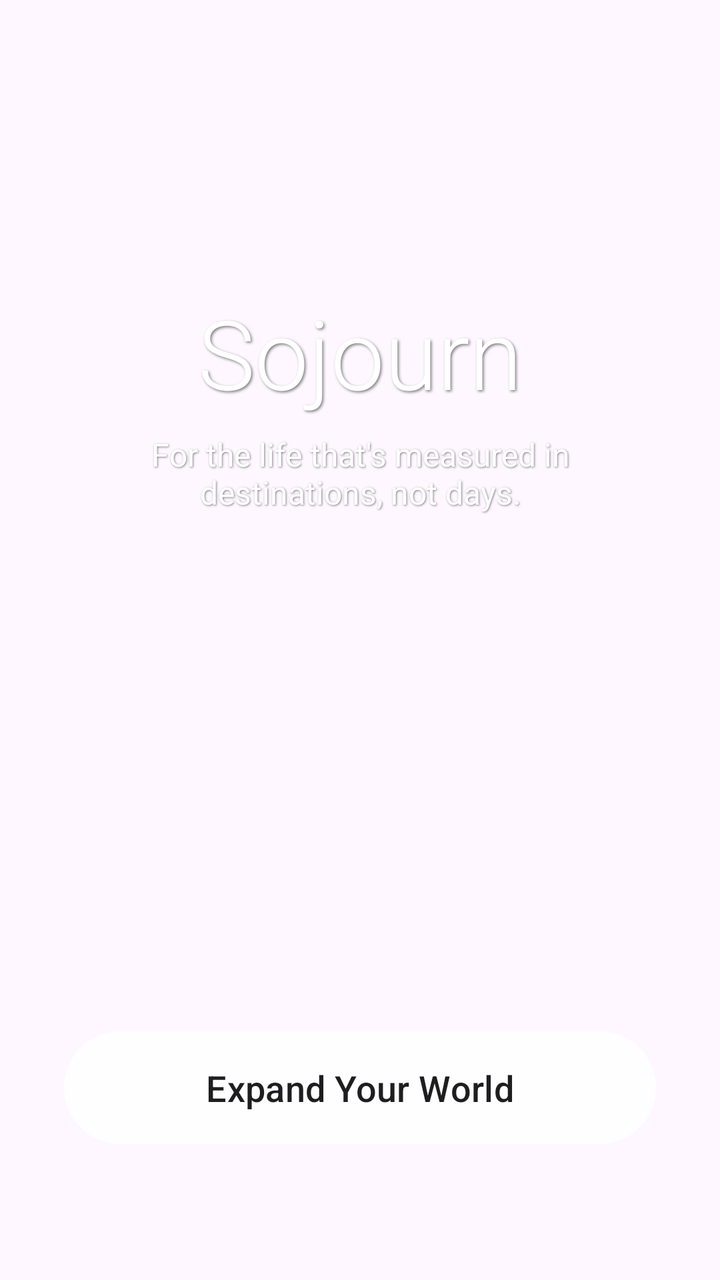
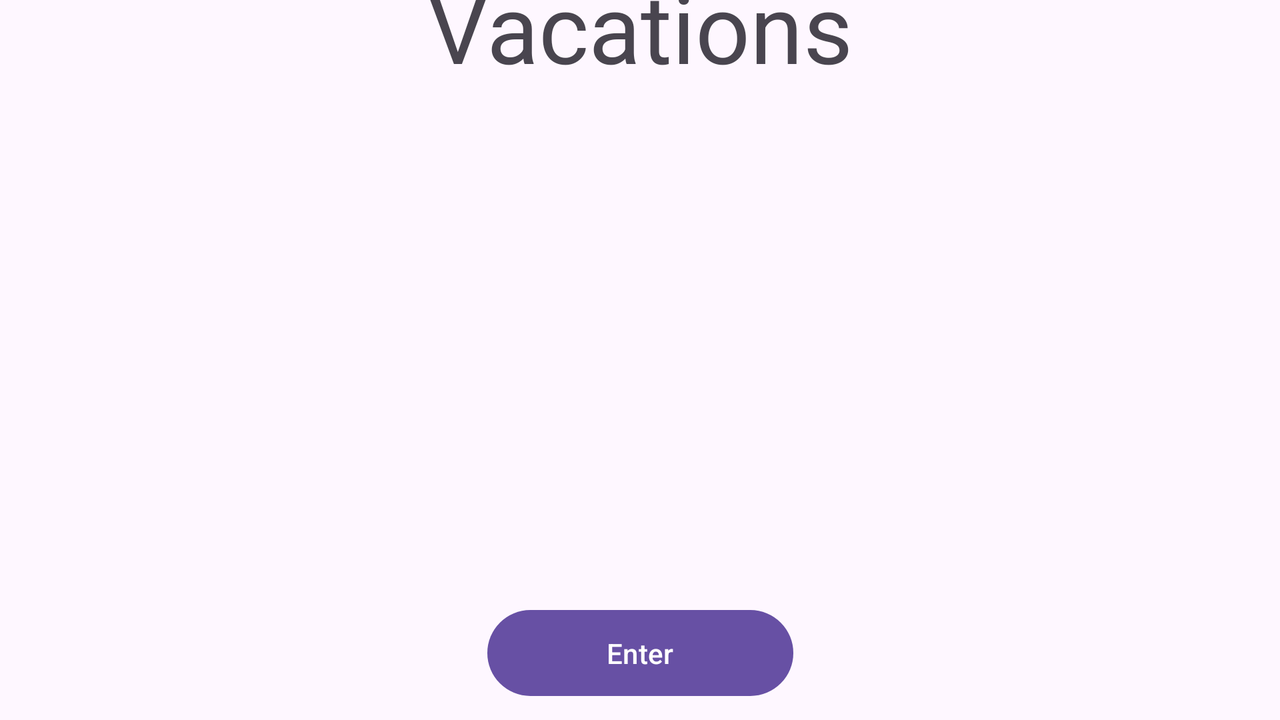

The same Android screen from two of the app's own layout files: first res/layout/ as a phone draws it, then the repository's variant for another configuration, drawn on a device whose configuration selects that folder. Both files follow.
<!-- AndroidManifest.xml: application theme Theme.D308VacationPlanner -->
<!-- res/layout/activity_main.xml -->
<?xml version="1.0" encoding="utf-8"?>
<androidx.constraintlayout.widget.ConstraintLayout xmlns:android="http://schemas.android.com/apk/res/android"
    xmlns:app="http://schemas.android.com/apk/res-auto"
    xmlns:tools="http://schemas.android.com/tools"
    android:id="@+id/main_layout"
    android:layout_width="match_parent"
    android:layout_height="match_parent"
    android:background="@drawable/sojourn_enter_background"
    tools:context=".UI.MainActivity">

    <TextView
        android:id="@+id/titleTextView"
        android:layout_width="wrap_content"
        android:layout_height="wrap_content"
        android:fontFamily="sans-serif-light"
        android:shadowColor="#80000000"
        android:shadowDx="2"
        android:shadowDy="2"
        android:shadowRadius="3"
        android:text="Sojourn"
        android:textColor="@android:color/white"
        android:textSize="48sp"
        app:layout_constraintBottom_toBottomOf="parent"
        app:layout_constraintEnd_toEndOf="parent"
        app:layout_constraintStart_toStartOf="parent"
        app:layout_constraintTop_toTopOf="parent"
        app:layout_constraintVertical_bias="0.25" />

    <TextView
        android:id="@+id/phraseTextView"
        android:layout_width="0dp"
        android:layout_height="wrap_content"
        android:layout_marginStart="48dp"
        android:layout_marginTop="8dp"
        android:layout_marginEnd="48dp"
        android:shadowColor="#80000000"
        android:shadowDx="1"
        android:shadowDy="1"
        android:shadowRadius="2"
        android:text="For the life that's measured in destinations, not days."
        android:textAlignment="center"
        android:textColor="@android:color/white"
        android:textSize="16sp"
        app:layout_constraintEnd_toEndOf="parent"
        app:layout_constraintStart_toStartOf="parent"
        app:layout_constraintTop_toBottomOf="@+id/titleTextView" />

    <Button
        android:id="@+id/enter_button"
        android:layout_width="0dp"
        android:layout_height="wrap_content"
        android:layout_marginStart="32dp"
        android:layout_marginEnd="32dp"
        android:layout_marginBottom="64dp"
        android:backgroundTint="#80FFFFFF"
        android:paddingTop="16dp"
        android:paddingBottom="16dp"
        android:text="Expand Your World"
        android:textColor="#1E1E1E"
        android:textSize="18sp"
        app:layout_constraintBottom_toBottomOf="parent"
        app:layout_constraintEnd_toEndOf="parent"
        app:layout_constraintStart_toStartOf="parent" />

</androidx.constraintlayout.widget.ConstraintLayout>
<!-- resources referenced by this layout -->
<resources>
  <style name="Theme.D308VacationPlanner" parent="Base.Theme.D308VacationPlanner" />
  <style name="Base.Theme.D308VacationPlanner" parent="Theme.Material3.DayNight">
          
          
      </style>
</resources>
<!-- res/layout-land/activity_main.xml (the repository's variant of the layout above) -->
<!-- drawn on the phone turned sideways -->
<?xml version="1.0" encoding="utf-8"?>
<androidx.constraintlayout.widget.ConstraintLayout xmlns:android="http://schemas.android.com/apk/res/android"
    xmlns:app="http://schemas.android.com/apk/res-auto"
    xmlns:tools="http://schemas.android.com/tools"
    android:id="@+id/main"
    android:layout_width="match_parent"
    android:layout_height="match_parent"
    tools:context=".UI.MainActivity">

    <include
        android:id="@+id/my_toolbar"
        layout="@layout/toolbar_layout"
        app:layout_constraintTop_toTopOf="parent"
        app:layout_constraintStart_toStartOf="parent"
        app:layout_constraintEnd_toEndOf="parent" />


    <TextView
        android:id="@+id/textView"
        android:layout_width="wrap_content"
        android:layout_height="wrap_content"
        android:layout_marginTop="24dp"
        android:layout_marginBottom="32dp"
        android:text="Vacations"
        android:textSize="48sp"
        android:visibility="visible"
        app:layout_constraintBottom_toBottomOf="@id/imageView"
        app:layout_constraintEnd_toEndOf="parent"
        app:layout_constraintStart_toStartOf="parent"
        app:layout_constraintTop_toBottomOf="parent"
        app:layout_constraintVertical_bias="0.060000002" />

    <Button
        android:id="@+id/enter_button"
        android:layout_width="153dp"
        android:layout_height="51dp"
        android:layout_marginTop="32dp"
        android:layout_marginBottom="8dp"
        android:text="Enter"
        android:visibility="visible"
        app:layout_constraintBottom_toBottomOf="parent"
        app:layout_constraintEnd_toEndOf="parent"
        app:layout_constraintStart_toStartOf="parent"
        app:layout_constraintTop_toBottomOf="@id/imageView"
        app:layout_constraintVertical_bias="0.829" />

    <ImageView
        android:id="@+id/imageView"
        android:layout_width="174dp"
        android:layout_height="160dp"
        android:layout_marginTop="32dp"
        android:layout_marginBottom="32dp"
        android:rotation="21"
        android:scaleType="centerCrop"
        android:src="@drawable/baseline_airplanemode_active_24"
        android:visibility="visible"
        app:layout_constraintBottom_toTopOf="@+id/enter_button"
        app:layout_constraintEnd_toEndOf="parent"
        app:layout_constraintStart_toStartOf="parent"
        app:layout_constraintTop_toBottomOf="@+id/textView" />

</androidx.constraintlayout.widget.ConstraintLayout>
<!-- res/layout/toolbar_layout.xml (included above) -->
<?xml version="1.0" encoding="utf-8"?>
<androidx.appcompat.widget.Toolbar xmlns:android="http://schemas.android.com/apk/res/android"
xmlns:app="http://schemas.android.com/apk/res-auto"
android:id="@+id/my_toolbar"
android:layout_width="match_parent"
android:layout_height="?attr/actionBarSize">

</androidx.appcompat.widget.Toolbar>
